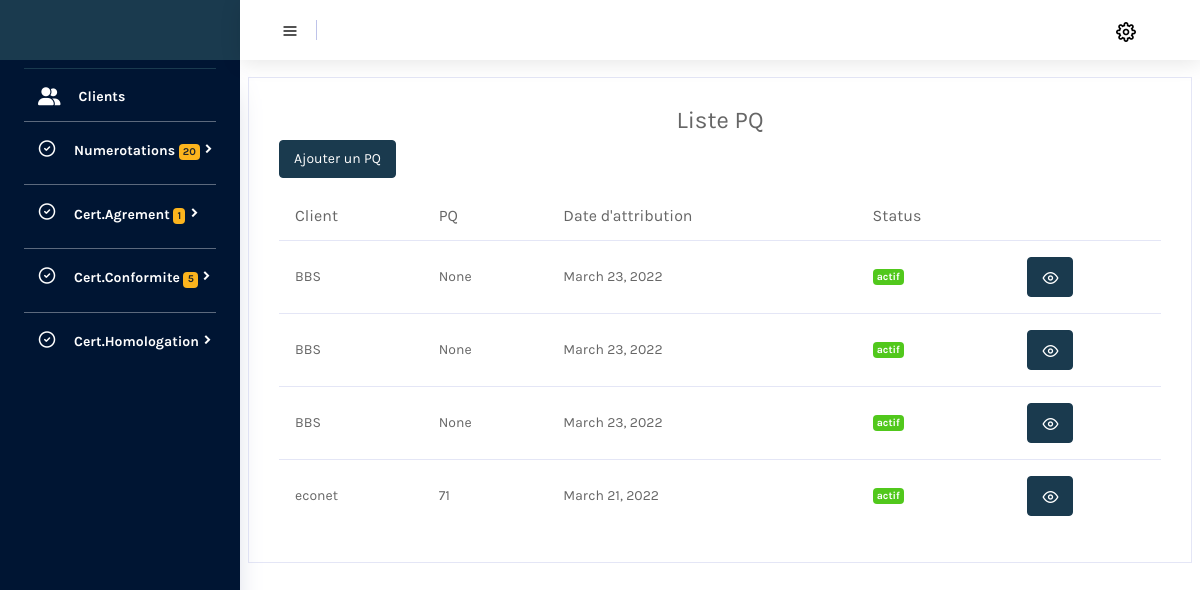
The app's page /liste_pq/ (signed in), older data.
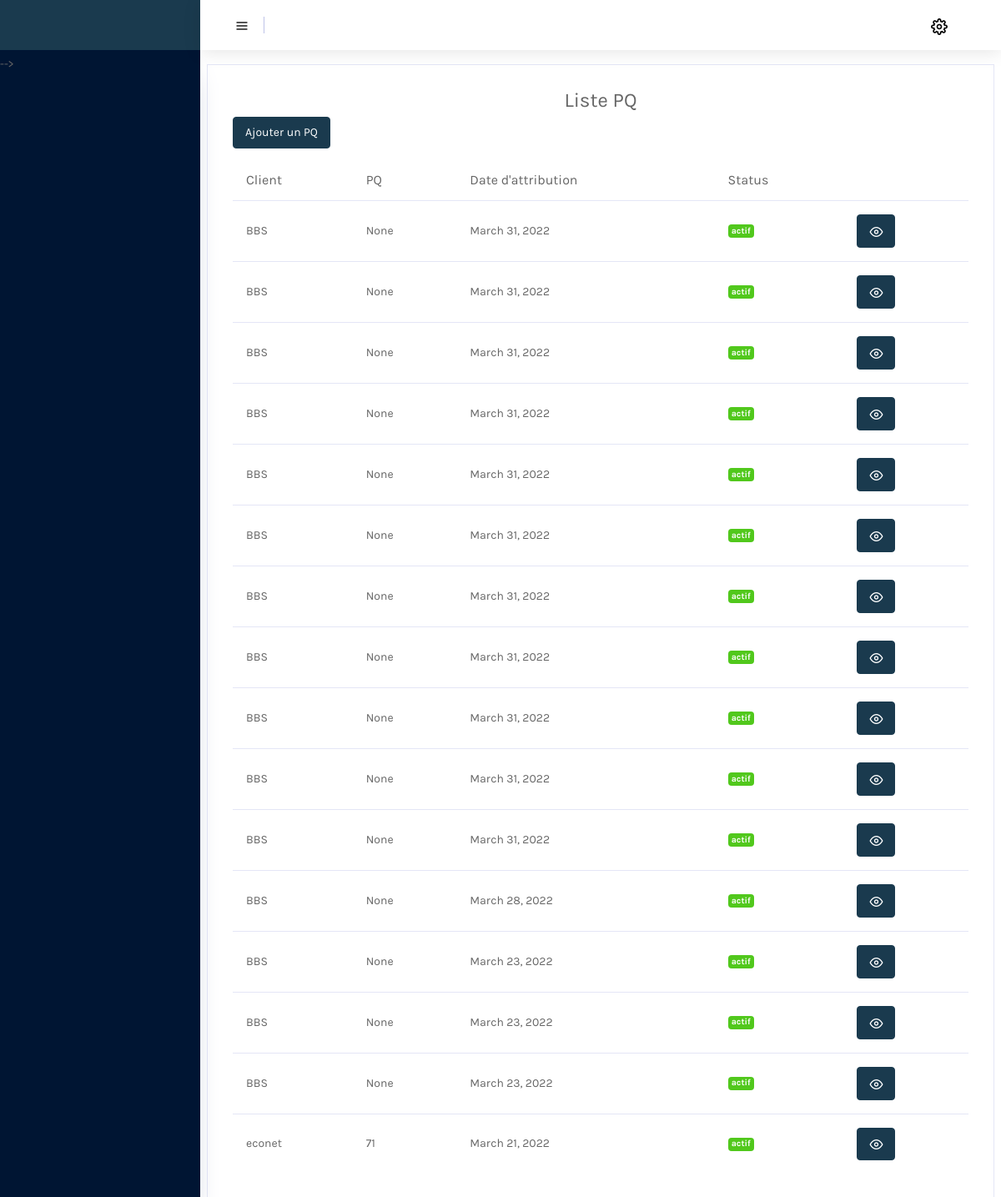
The same page, newer data.
### gestionclient/models.py (models this page shows, shortened)
class PQ(models.Model):
    client = models.ForeignKey(Client,on_delete=models.PROTECT)
    ffnumero = models.ForeignKey(FF_Numero,null=True,on_delete=models.PROTECT)
    pq =  models.CharField(max_length=200, null=True)
    dateAtri = models.DateField(auto_now= False, null= True)
    etat = models.CharField(max_length=200, null=True, default='actif')
    class Meta:
        ordering = ['-dateAtri']

class Client(models.Model):
    TYPE = (
        ('Autre','Autre'),
        ('FAI','FAI'),
        ('FSVA','FSVA'),
        ('Public','Public'),
        ('Operateur telephonique','Operateur telephonique'),
    )
    type = models.CharField(max_length=200,  null=True, choices=TYPE)
    nom = models.CharField(max_length=200,  null=False)
    adresse = models.CharField(max_length=200,  null=True)
    téléphone = models.CharField(max_length=200,  null=True)
    fax = models.CharField(max_length=200,  null=True)
    email = models.CharField(max_length=200,  null=True)
    siteweb = models.CharField(max_length=200,  null=True)
    boite_postale = models.CharField(max_length=200,  null=True)
    nif = models.CharField(max_length=200,  null=False)
    status = models.CharField(max_length=200, default= "actif",  null=False)

### gestionclient/views.py (the view)
# urls.py: path('liste_pq/', views.ListePQ,name='ListePQ'),
@login_required(login_url='login_page')
def ListePQ(request):
    context = {
        'pqs': PQ.objects.all(),
        'today':date.today(),
    }
    return render(request,'gestionclient/numeroLong/PQ/ListePQ.html',context)

### gestionclient/views.py (called while the page is built)
def etatNum():
    numeros = NumeroCourt.objects.filter( etat = 'actif').exclude( periode = 0)
    today = date.today()
    for numero in numeros:
        delais = today - numero.dateAtri
        if delais.days > numero.periode:
            numero.etat = 'deactif'
            numero.save()

### gestionclient/templates/gestionclient/numeroLong/PQ/ListePQ.html
{%  extends 'gestionclient/base.html' %}
{% block content %}
<div class="row">
    <div class="col-lg-12 grid-margin">
        <br>
        <div class="card">
            <div class="card-body">
                <div class="d-flex justify-content-center">
                   <h4>Liste PQ</h4>
                </div>
                <p class="card-description">
                <a href="{% url 'ajoutPQ' %}"><button type="button" class="btn btn-primary">Ajouter un PQ</button></a>
                  </p>
                <div class="table-responsive">
                <table class="table table-hover">
                    <thead>
                    <tr>
                        <th>Client</th>
                        <th>PQ</th>
                        <th>Date d'attribution</th>
                        <th>Status</th>
                        <th colspan="5"></th>
                    </tr>
                    </thead>
                    <tbody>
                    {% if pqs %}
                    {% for pq in pqs %}
                    <tr>
                        <td>{{ pq.client.nom }}</td>
                        <td>{{ pq.pq }}</td>
                        <td>{{ pq.dateAtri }}</td>
                        {% if pq.etat == 'actif' %}
                        <td><label class="badge badge-success" >{{ pq.etat }}</label></td>
                        {% else %}
                        <td><label class="badge badge-warning" >{{ pq.etat }}</label></td>
                        {% endif %}
                        <td>
                            <a href="{% url 'detailsPQ' pq.id %}"><button type="button" class="btn btn-primary" ><i class="icon-eye" ></i></button></a>
                        </td>
                    </tr>
                    {% endfor %}
                    {% else %}
                            <h2>Pas de certificat</h2>
                    {% endif %}
                    </tbody>
                </table>
                </div>
            </div>
        </div>
    </div>
</div>
{% endblock %}

Row changes from the older to the newer data that the page shows:
added PQ: client.nom "BBS", pq "None", dateAtri "March 31, 2022", etat "actif"
added PQ: client.nom "BBS", pq "None", dateAtri "March 31, 2022", etat "actif"
added PQ: client.nom "BBS", pq "None", dateAtri "March 31, 2022", etat "actif"
added PQ: client.nom "BBS", pq "None", dateAtri "March 31, 2022", etat "actif"
added PQ: client.nom "BBS", pq "None", dateAtri "March 31, 2022", etat "actif"
added PQ: client.nom "BBS", pq "None", dateAtri "March 31, 2022", etat "actif"
added PQ: client.nom "BBS", pq "None", dateAtri "March 31, 2022", etat "actif"
added PQ: client.nom "BBS", pq "None", dateAtri "March 31, 2022", etat "actif"
added PQ: client.nom "BBS", pq "None", dateAtri "March 31, 2022", etat "actif"
added PQ: client.nom "BBS", pq "None", dateAtri "March 31, 2022", etat "actif"
added PQ: client.nom "BBS", pq "None", dateAtri "March 31, 2022", etat "actif"
added PQ: client.nom "BBS", pq "None", dateAtri "March 28, 2022", etat "actif"
Text that changed along with them:
{{ totalnum }}: "20" → (not shown)
{{ agrements }}: "1" → (not shown)
{{ confor }}: "5" → (not shown)
text no longer shown: "Clients Numerotations Cert.Agrement Cert.Conformite Cert.Homologation"
